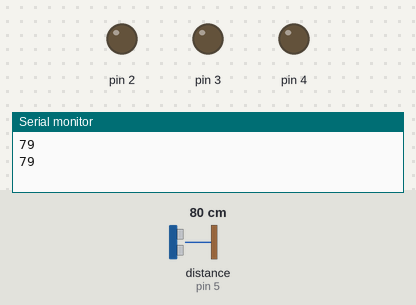
The sketch below on a simulated Arduino Uno, built with avr-gcc and run on an emulated ATmega328P. On the bench: output pins drawn as LEDs (lit = HIGH), the last lines printed to the serial monitor. Wiring (inferred from the names in the program): ultrasonic range finder: trigger pin 6; echo pin 5. The test bench sets the inputs (shaded band); at power-on: distance to the obstacle (sensor on pin 5) 80 cm. The echo pulse lasts 58.3 µs per cm; pins used as bus, display or sensor lines are not drawn.

Above: at 1.8 s.
1.9 s: distance to the obstacle (sensor on pin 5) set to 97 cm
4.2 s: distance to the obstacle (sensor on pin 5) set to 103 cm
At 6.5 s:
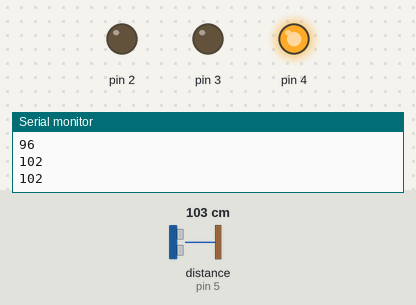
7.5 s: distance to the obstacle (sensor on pin 5) set to 2 cm
At 9.4 s:
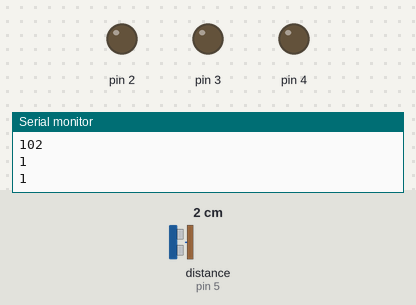
10.5 s: distance to the obstacle (sensor on pin 5) set to 120 cm
At 13.2 s:
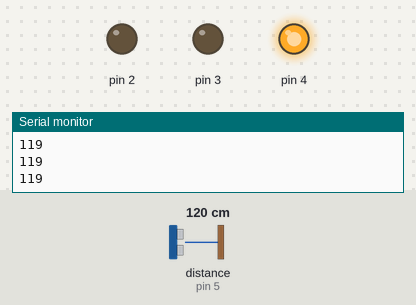
Timing chart, 0 to 14.5 s (numbered marks = the images above; inputs shaded):
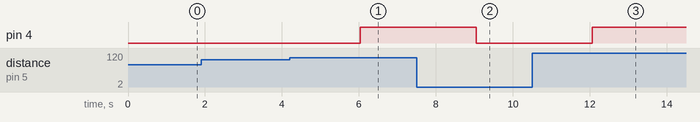

The sketch:

Obstraction_avoiding_robot.ino
```cpp
#define echo 5
#define trig 6
#define led 13
void setup()
{
pinMode(trig, OUTPUT);
pinMode(echo,INPUT);
pinMode(1,OUTPUT);
pinMode(2,OUTPUT);
pinMode(3,OUTPUT);
pinMode(4,OUTPUT);
Serial.begin(9600);
}
void loop()
{
long time,dist;
digitalWrite(trig,LOW);
delayMicroseconds(2);

digitalWrite(trig,HIGH);
delayMicroseconds(10);

digitalWrite(trig,LOW);
time = pulseIn(echo,HIGH);

dist = time/2/29.1;
Serial.println(dist);

delay(1000);
if (dist<100)
{
digitalWrite(1,LOW);
digitalWrite(2,LOW);
digitalWrite(3,LOW);
digitalWrite(4,LOW);
}
else
{
digitalWrite(1,HIGH);
digitalWrite(2,LOW);
digitalWrite(3,LOW);
digitalWrite(4,HIGH);
}
}
```

Measured:
- the behaviour switches between 100 and 101 cm on distance to the obstacle (sensor on pin 5) (found by bisection; images 0 and 1)
- after the input at 4.2 s, pin 4: LOW → HIGH after 1.8 s
- after the input at 7.5 s, pin 4: HIGH → LOW after 1.6 s
- after the input at 10.5 s, pin 4: LOW → HIGH after 1.6 s
